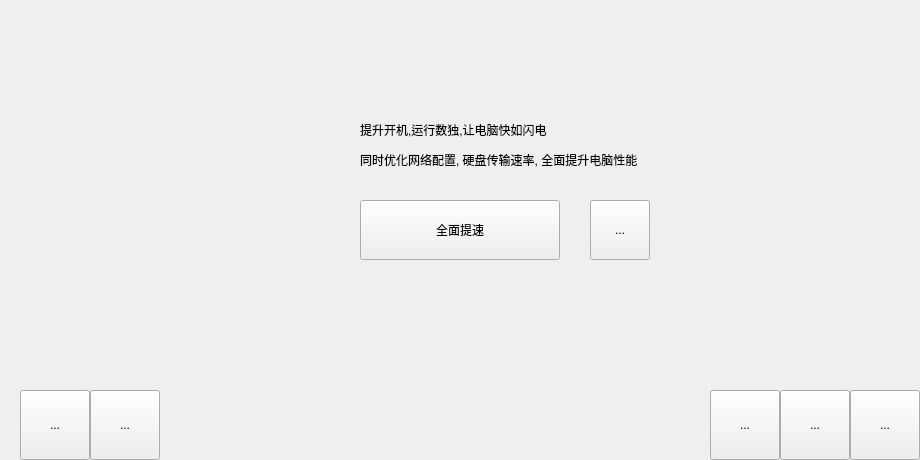
<?xml version="1.0" encoding="UTF-8"?>
<ui version="4.0">
 <class>OptimizeWidget</class>
 <widget class="QWidget" name="OptimizeWidget">
  <property name="geometry">
   <rect>
    <x>0</x>
    <y>0</y>
    <width>920</width>
    <height>460</height>
   </rect>
  </property>
  <property name="windowTitle">
   <string>Form</string>
  </property>
  <widget class="QWidget" name="background" native="true">
   <property name="geometry">
    <rect>
     <x>0</x>
     <y>0</y>
     <width>920</width>
     <height>460</height>
    </rect>
   </property>
  </widget>
  <widget class="QWidget" name="home" native="true">
   <property name="geometry">
    <rect>
     <x>0</x>
     <y>0</y>
     <width>920</width>
     <height>460</height>
    </rect>
   </property>
   <widget class="QLabel" name="subtitle">
    <property name="geometry">
     <rect>
      <x>360</x>
      <y>150</y>
      <width>400</width>
      <height>20</height>
     </rect>
    </property>
    <property name="text">
     <string>同时优化网络配置, 硬盘传输速率, 全面提升电脑性能</string>
    </property>
   </widget>
   <widget class="QPushButton" name="pushButton">
    <property name="geometry">
     <rect>
      <x>360</x>
      <y>200</y>
      <width>200</width>
      <height>60</height>
     </rect>
    </property>
    <property name="text">
     <string>全面提速</string>
    </property>
   </widget>
   <widget class="WaveBallWidget" name="wallBallWidget" native="true">
    <property name="geometry">
     <rect>
      <x>110</x>
      <y>90</y>
      <width>190</width>
      <height>190</height>
     </rect>
    </property>
   </widget>
   <widget class="QLabel" name="title">
    <property name="geometry">
     <rect>
      <x>360</x>
      <y>110</y>
      <width>400</width>
      <height>40</height>
     </rect>
    </property>
    <property name="text">
     <string>提升开机,运行数独,让电脑快如闪电</string>
    </property>
   </widget>
   <widget class="QToolButton" name="tb4">
    <property name="geometry">
     <rect>
      <x>710</x>
      <y>390</y>
      <width>70</width>
      <height>70</height>
     </rect>
    </property>
    <property name="text">
     <string>...</string>
    </property>
   </widget>
   <widget class="QToolButton" name="tb5">
    <property name="geometry">
     <rect>
      <x>780</x>
      <y>390</y>
      <width>70</width>
      <height>70</height>
     </rect>
    </property>
    <property name="text">
     <string>...</string>
    </property>
   </widget>
   <widget class="QToolButton" name="tb6">
    <property name="geometry">
     <rect>
      <x>850</x>
      <y>390</y>
      <width>70</width>
      <height>70</height>
     </rect>
    </property>
    <property name="text">
     <string>...</string>
    </property>
   </widget>
   <widget class="QToolButton" name="tb1">
    <property name="geometry">
     <rect>
      <x>590</x>
      <y>200</y>
      <width>60</width>
      <height>60</height>
     </rect>
    </property>
    <property name="text">
     <string>...</string>
    </property>
   </widget>
   <widget class="QToolButton" name="tb2">
    <property name="geometry">
     <rect>
      <x>20</x>
      <y>390</y>
      <width>70</width>
      <height>70</height>
     </rect>
    </property>
    <property name="text">
     <string>...</string>
    </property>
   </widget>
   <widget class="QToolButton" name="tb3">
    <property name="geometry">
     <rect>
      <x>90</x>
      <y>390</y>
      <width>70</width>
      <height>70</height>
     </rect>
    </property>
    <property name="text">
     <string>...</string>
    </property>
   </widget>
  </widget>
 </widget>
 <customwidgets>
  <customwidget>
   <class>WaveBallWidget</class>
   <extends>QWidget</extends>
   <header location="global">customviews/waveballwidget.h</header>
   <container>1</container>
  </customwidget>
 </customwidgets>
 <resources/>
 <connections/>
</ui>
